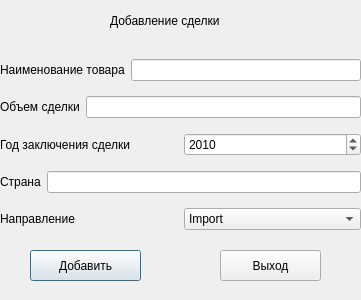
<?xml version="1.0" encoding="UTF-8"?>
<ui version="4.0">
 <class>addDealDialog</class>
 <widget class="QDialog" name="addDealDialog">
  <property name="geometry">
   <rect>
    <x>0</x>
    <y>0</y>
    <width>361</width>
    <height>300</height>
   </rect>
  </property>
  <property name="windowTitle">
   <string>Dialog</string>
  </property>
  <widget class="QPushButton" name="pushButton_Add">
   <property name="geometry">
    <rect>
     <x>30</x>
     <y>250</y>
     <width>111</width>
     <height>31</height>
    </rect>
   </property>
   <property name="text">
    <string>Добавить</string>
   </property>
  </widget>
  <widget class="QPushButton" name="pushButton_Exit">
   <property name="geometry">
    <rect>
     <x>220</x>
     <y>250</y>
     <width>101</width>
     <height>31</height>
    </rect>
   </property>
   <property name="text">
    <string>Выход</string>
   </property>
  </widget>
  <widget class="QLabel" name="label">
   <property name="geometry">
    <rect>
     <x>110</x>
     <y>0</y>
     <width>141</width>
     <height>41</height>
    </rect>
   </property>
   <property name="lineWidth">
    <number>1</number>
   </property>
   <property name="text">
    <string>Добавление сделки</string>
   </property>
  </widget>
  <widget class="QWidget" name="layoutWidget">
   <property name="geometry">
    <rect>
     <x>0</x>
     <y>50</y>
     <width>361</width>
     <height>191</height>
    </rect>
   </property>
   <layout class="QVBoxLayout" name="verticalLayout">
    <item>
     <layout class="QHBoxLayout" name="horizontalLayout">
      <item>
       <widget class="QLabel" name="label_2">
        <property name="text">
         <string>Наименование товара</string>
        </property>
       </widget>
      </item>
      <item>
       <widget class="QLineEdit" name="lineEdit_ProductName"/>
      </item>
     </layout>
    </item>
    <item>
     <layout class="QHBoxLayout" name="horizontalLayout_2">
      <item>
       <widget class="QLabel" name="label_3">
        <property name="text">
         <string>Объем сделки</string>
        </property>
       </widget>
      </item>
      <item>
       <widget class="QLineEdit" name="lineEdit_Volume"/>
      </item>
     </layout>
    </item>
    <item>
     <layout class="QHBoxLayout" name="horizontalLayout_3">
      <item>
       <widget class="QLabel" name="label_4">
        <property name="text">
         <string>Год заключения сделки</string>
        </property>
       </widget>
      </item>
      <item>
       <widget class="QSpinBox" name="spinBox_Year">
        <property name="minimum">
         <number>0</number>
        </property>
        <property name="maximum">
         <number>2999</number>
        </property>
        <property name="value">
         <number>2010</number>
        </property>
       </widget>
      </item>
     </layout>
    </item>
    <item>
     <layout class="QHBoxLayout" name="horizontalLayout_4">
      <item>
       <widget class="QLabel" name="label_5">
        <property name="text">
         <string>Страна</string>
        </property>
       </widget>
      </item>
      <item>
       <widget class="QLineEdit" name="lineEdit_Country"/>
      </item>
     </layout>
    </item>
    <item>
     <layout class="QHBoxLayout" name="horizontalLayout_5">
      <item>
       <widget class="QLabel" name="label_6">
        <property name="text">
         <string>Направление</string>
        </property>
       </widget>
      </item>
      <item>
       <widget class="QComboBox" name="comboBox_Direction">
        <item>
         <property name="text">
          <string>Import</string>
         </property>
        </item>
        <item>
         <property name="text">
          <string>Export</string>
         </property>
        </item>
       </widget>
      </item>
     </layout>
    </item>
   </layout>
  </widget>
 </widget>
 <resources/>
 <connections/>
</ui>
